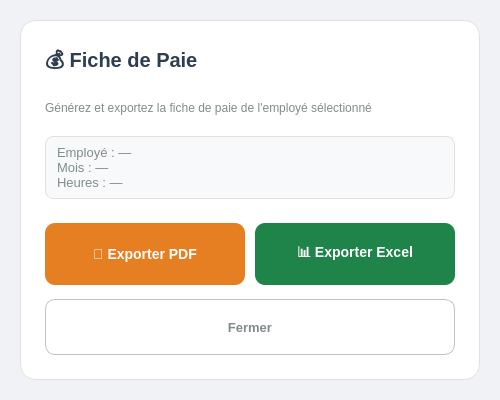
<?xml version="1.0" encoding="UTF-8"?>
<ui version="4.0">
 <class>PayslipDialog</class>
 <widget class="QDialog" name="PayslipDialog">
  <property name="geometry"><rect><x>0</x><y>0</y><width>500</width><height>400</height></rect></property>
  <property name="minimumSize"><size><width>460</width><height>360</height></size></property>
  <property name="windowTitle"><string>Fiche de Paie</string></property>
  <property name="styleSheet"><string notr="true">
QDialog{background:#F0F2F5;font-family:"Segoe UI","Roboto",Arial;}
#payslipCard{background:#FFFFFF;border:1px solid #E0E0E0;border-radius:16px;}
QLabel{color:#2C3E50;font-size:13px;font-weight:600;}
#lblPayTitle{font-size:20px;font-weight:800;color:#2C3E50;}
#lblPaySub{color:#7F8C8D;font-size:12px;font-weight:400;}
#lblPayInfo{color:#7F8C8D;font-size:13px;font-weight:400;padding:8px;background:#F8F9FA;border:1px solid #E0E0E0;border-radius:8px;}
#btnExportPDF{background:#E67E22;color:#FFF;border:none;border-radius:10px;font-size:14px;font-weight:700;min-height:42px;padding:10px 24px;}
#btnExportPDF:hover{background:#F39C12;}
#btnExportExcelDlg{background:#1E8449;color:#FFF;border:none;border-radius:10px;font-size:14px;font-weight:700;min-height:42px;padding:10px 24px;}
#btnExportExcelDlg:hover{background:#27AE60;}
#btnCloseDlg{background:transparent;color:#7F8C8D;border:1px solid #BDC3C7;border-radius:10px;font-size:13px;font-weight:600;min-height:38px;padding:8px 20px;}
#btnCloseDlg:hover{background:#F8F9FA;}
  </string></property>
  <layout class="QVBoxLayout">
   <property name="leftMargin"><number>20</number></property>
   <property name="topMargin"><number>20</number></property>
   <property name="rightMargin"><number>20</number></property>
   <property name="bottomMargin"><number>20</number></property>
   <item>
    <widget class="QFrame" name="payslipCard">
     <property name="frameShape"><enum>QFrame::StyledPanel</enum></property>
     <layout class="QVBoxLayout">
      <property name="spacing"><number>14</number></property>
      <property name="leftMargin"><number>24</number></property>
      <property name="topMargin"><number>24</number></property>
      <property name="rightMargin"><number>24</number></property>
      <property name="bottomMargin"><number>24</number></property>
      <item><widget class="QLabel" name="lblPayTitle"><property name="text"><string>💰 Fiche de Paie</string></property></widget></item>
      <item><widget class="QLabel" name="lblPaySub"><property name="text"><string>Générez et exportez la fiche de paie de l'employé sélectionné</string></property></widget></item>
      <item><widget class="QLabel" name="lblPayInfo"><property name="text"><string>Employé : —
Mois : —
Heures : —</string></property></widget></item>
      <item><spacer><property name="orientation"><enum>Qt::Vertical</enum></property><property name="sizeType"><enum>QSizePolicy::Fixed</enum></property><property name="sizeHint" stdset="0"><size><width>0</width><height>10</height></size></property></spacer></item>
      <item>
       <layout class="QHBoxLayout">
        <property name="spacing"><number>10</number></property>
        <item><widget class="QPushButton" name="btnExportPDF"><property name="text"><string>📄 Exporter PDF</string></property><property name="cursor"><cursorShape>PointingHandCursor</cursorShape></property></widget></item>
        <item><widget class="QPushButton" name="btnExportExcelDlg"><property name="text"><string>📊 Exporter Excel</string></property><property name="cursor"><cursorShape>PointingHandCursor</cursorShape></property></widget></item>
       </layout>
      </item>
      <item><widget class="QPushButton" name="btnCloseDlg"><property name="text"><string>Fermer</string></property><property name="cursor"><cursorShape>PointingHandCursor</cursorShape></property></widget></item>
     </layout>
    </widget>
   </item>
  </layout>
 </widget>
 <resources/>
 <connections/>
</ui>
